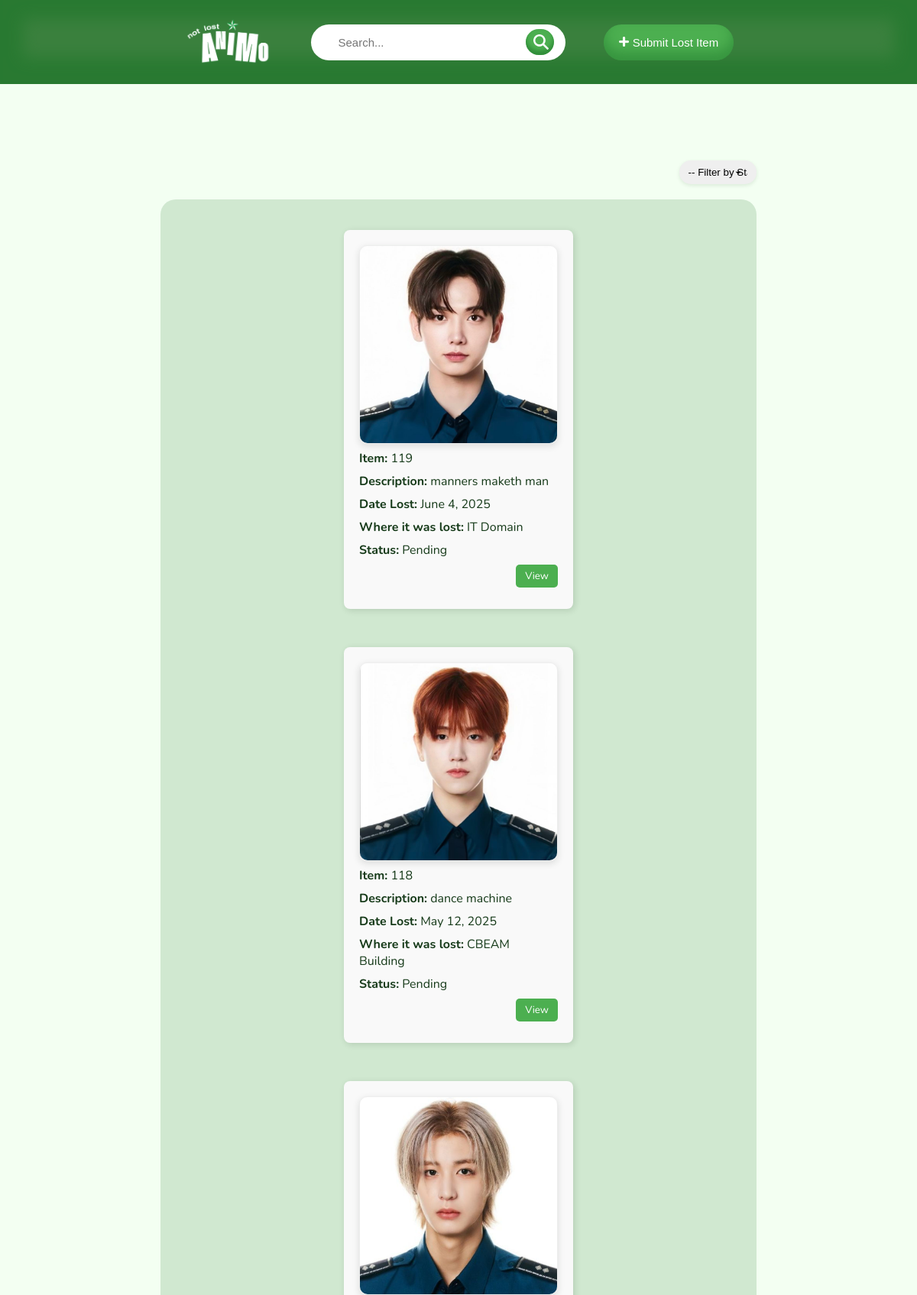
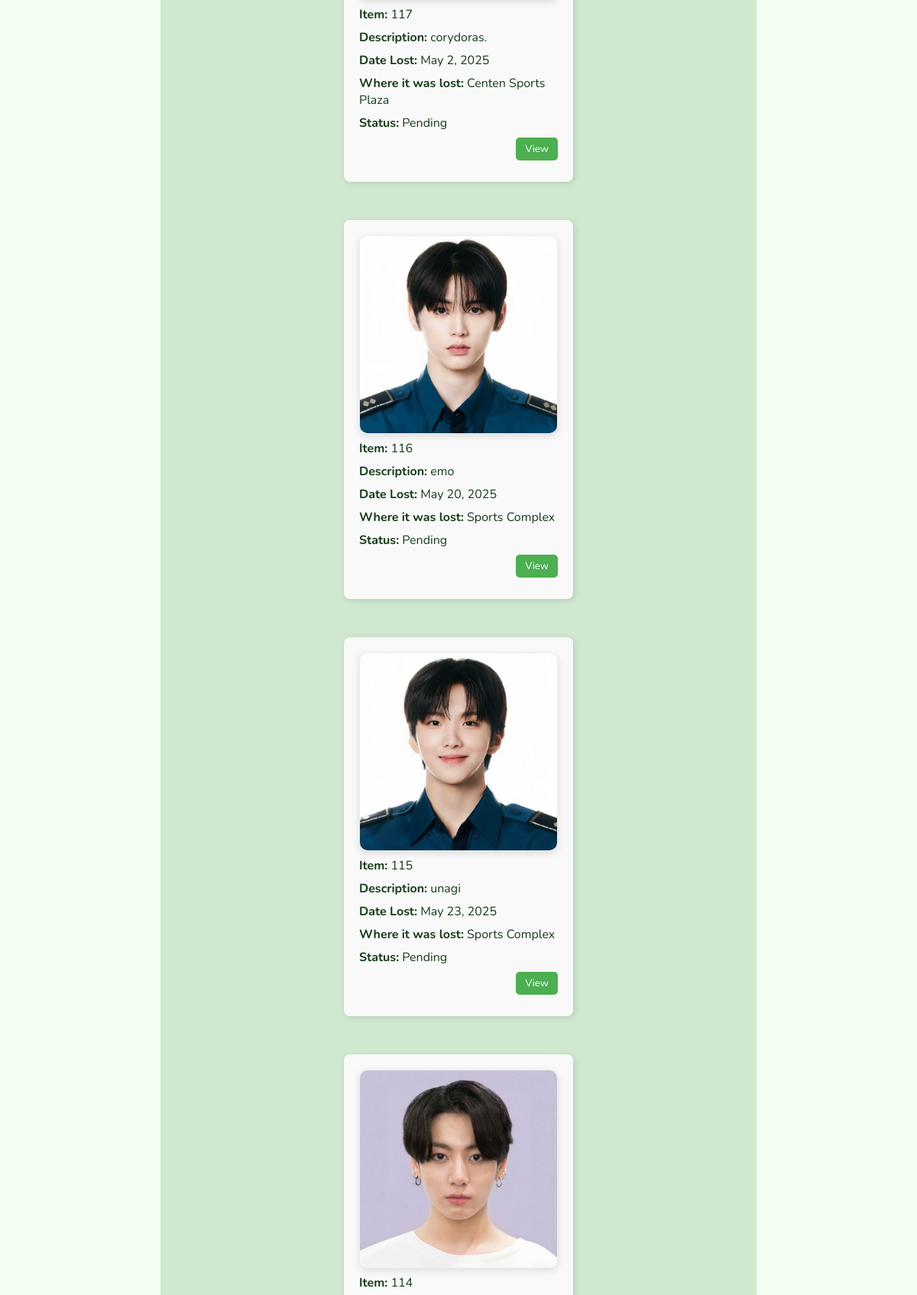
Page /public/staff-item-main.php (upper part) on the committed database (2 pictures, top to bottom).
### tables this page shows
CREATE TABLE `item_submission` (
  `item_index` int(11) NOT NULL,
  `user_submit_index` int(11) NOT NULL COMMENT 'The person who submitted the lost item',
  `image_path` varchar(255) DEFAULT NULL COMMENT 'Path to uploaded image',
  `item_name` varchar(100) NOT NULL COMMENT 'Name or title of the item',
  `description` text DEFAULT NULL COMMENT 'Description of the item',
  `lost_location` varchar(100) NOT NULL COMMENT 'Where the item was lost (e.g., library, building)',
  `lost_date` date NOT NULL COMMENT 'When the item was lost',
  `user_retrieve_index` int(11) NOT NULL,
  `retrieval_date` date DEFAULT NULL,
  `status` varchar(20) NOT NULL COMMENT 'Status of the item, e.g., Lost or Found',
  `approved` tinyint(1) DEFAULT 0
);

### public/staff-item-main.php (the view, shortened to what this page needs)
<?php require("../include/conn.php"); ?>
<!DOCTYPE html>
<html lang="en">
<head>
    <link rel="stylesheet" href="css/base.css?v=<?= time() ?>">
    <link rel="stylesheet" href="css/header.css?v=<?= time() ?>">
    <link rel="stylesheet" href="css/item-main.css?v=<?= time() ?>">
</head>
<body>
    <header>
        <img src="media/logo.png" alt="notlostanimo-logo" class="logo-img">
        <form action="" method="get" name="formadd" enctype="multipart/form-data" novalidate>
            <div class="search-wrapper">
                <input type="search" id="txtsearch" name="q" placeholder="Search..."
                value="<?= isset($_GET['q']) ? htmlspecialchars($_GET['q']) : '' ?>">
                    <button type="submit"><img src="media/search.png"></button>
            </div>
        </form>
        <button type="button" class="add-button" onclick="window.location.href='add-item.php'"><img src="media/add.png"> Submit Lost Item</button>
    </header>
<div class="content">
    <form action="" method="get" name="filterForm" enctype="multipart/form-data" class="filter" novalidate>
            <select name="status_filter" onchange="this.form.submit()">
                <option value="">-- Filter by Status --</option>
            </select>
    </form>
<div class="records-container">
        <?php
            $itemsPerPage = 25;
            $currentPage = isset($_GET['page']) ? (int)$_GET['page'] : 1;
            $offset = ($currentPage - 1) * $itemsPerPage;
            $sql = "SELECT * FROM item_submission WHERE 1=1";
            $params = [];
            $types = "";
            $sql .= " ORDER BY item_index DESC LIMIT ?, ?";
            $params[] = $offset;
            $params[] = $itemsPerPage;
            $types .= "ii";
            $stmt = $conn->prepare($sql);
            if (!empty($params)) {
                $stmt->bind_param($types, ...$params);
            }
            $stmt->execute();
            $result = $stmt->get_result();
            if ($result->num_rows > 0):
                while ($row = $result->fetch_assoc()):
                    $vitemindex = htmlspecialchars($row['item_index']);
                        $fullDescription = htmlspecialchars($row['description']);
                        $vdescription = mb_strimwidth($fullDescription, 0, 100, '...');
                        $rawDate = $row['lost_date'];
                        $vlostdate = date("F j, Y", strtotime($rawDate));
                    $vimagepath = htmlspecialchars($row['image_path']);
                    $vlostlocation = htmlspecialchars($row['lost_location']);
                    $vstatus = htmlspecialchars($row['status']);
        ?>
        <div class="record-panel">
            <div class="img-container">
            <?php
                $imageFullPath = 'media/' . $vimagepath;
                if (!empty($vimagepath) && file_exists($imageFullPath)) {
                    echo "<img src='{$imageFullPath}' alt='Item Image' class='item-image'>";
                } else {
                    echo "<p><em>No image available</em></p>";
                }
            ?>
            </div>
            <div><strong>Item:</strong> <?= $vitemindex ?></div>
            <div><strong>Description:</strong> <?= $vdescription ?></div>
            <div><strong>Date Lost:</strong> <?= $vlostdate ?></div>
            <div><strong>Where it was lost:</strong> <?= $vlostlocation ?></div>
            <div><strong>Status:</strong> <?= $vstatus ?></div>
            <div class="record-buttons">
                <button class="btn" onclick="window.location.href='item-view.php?vid=<?= $vitemindex ?>'">View</button>
            </div>
        </div>
        <?php endwhile; else: ?>
        <p>No items found.</p>
    <?php endif; ?>
    </div>
</div>
</body>
</html>

### public/css/base.css (style rules this page uses)
* { margin: 0; padding: 0; box-sizing: border-box; }
body { font-family: 'Nunito', sans-serif; background-color: #f3fff2; }

### public/css/header.css (style rules this page uses)
header { background-color: #3b813e; box-shadow: inset 0px -5px 20px 30px rgba(27, 115, 40, 0.552); color: white; display: flex; justify-content: center; align-items: center; padding: 25px 45px; position: relative; gap: 50px; }
.add-button { font-size: 15px; padding: 15px 20px 15px 20px; border: none; background-color: #4CAF50; box-shadow: inset 0px -10px 15px 1px rgba(27, 115, 40, 0.444); color: white; cursor: pointer; border-radius: 25px; transition: ease 0.3s; }
header img { width: 13px; height: 13px; }
.logo-img { height: 60px; width: auto; }
form { width: 30%; }
.search-wrapper { gap: 20px; position: relative; width: 100%; }
.search-wrapper input[type="search"] { display: flex; justify-content: space-between; width: 100%; padding: 15px 35px 15px 35px; border-radius: 25px; font-size: 15px; border: none; }
.search-wrapper button { padding: 7px 7px 7px 10px; display: flex; background-color: #4CAF50; box-shadow: inset 0px -5px 5px 1px rgba(27, 115, 40, 0.552); position: absolute; right: 15px; top: 50%; transition: ease 0.3s; transform: translateY(-50%); border: none; border-radius: 20px; cursor: pointer; font-size: 18px; }
.search-wrapper img { width: 20px; height: 20px; }

### public/css/item-main.css (style rules this page uses)
.add-button { font-size: 15px; padding: 15px 20px 15px 20px; border: none; background-color: #4CAF50; box-shadow: inset 0px -10px 15px 1px rgba(27, 115, 40, 0.444); color: white; cursor: pointer; border-radius: 25px; transition: ease 0.3s; }
header img { width: 13px; height: 13px; }
.logo-img { height: 60px; width: auto; }
form { width: 30%; }
.search-wrapper { gap:20px; position: relative; width: 100%; }
.search-wrapper input[type="search"] { display: flex; justify-content: space-between; width: 100%; padding: 15px 35px 15px 35px; border-radius: 25px; font-size: 15px; border: none; }
.search-wrapper button { padding: 7px 7px 7px 10px; display: flex; background-color: #4CAF50; box-shadow: inset 0px -5px 5px 1px rgba(27, 115, 40, 0.552); position: absolute; right: 15px; top: 50%; transition: ease 0.3s; transform: translateY(-50%); border: none; border-radius: 20px; cursor: pointer; font-size: 18px; }
.search-wrapper img { width: 20px; height: 20px; }
.content { display: flex; flex-direction: column; align-items: center; margin: 100px auto; }
.filter { margin-bottom: 20px; width: 65%; display: flex; justify-content: flex-end; }
.filter select { width: 13%; appearance: none; background-repeat: no-repeat; background-position: right 16px center; background-size: 16px 16px; padding: 8px 12px; border: none; border-radius: 15px; box-shadow: rgba(21, 61, 23, 0.1) 0px 2px 5px; }
.records-container { justify-content: center; padding: 40px 150px 40px 150px; position: relative; width: 65%; display: flex; flex-wrap: wrap; gap: 50px; background-color: #5b9a5f3b; border-radius: 20px; }
.record-panel { color: #163a19; border-radius: 8px; padding: 20px; width: 300px; display: flex; flex-direction: column; background-color: #f9f9f9; box-shadow: 2px 2px 8px rgba(11, 40, 14, 0.138); }
.record-panel div { margin-bottom: 8px; }
.img-container { display: flex; align-items: center; justify-content: center; width: 100%; height: auto; border-radius: 10px; box-shadow: 0 3px 10px rgba(30, 36, 31, 0.133); border: #cccccc42 1px solid; }
.img-container img { width: 100%; height: 100%; border-radius: 10px; }
.record-buttons { width: 100%; display: flex; justify-content: flex-end; margin-top: auto; margin-bottom: 10px; }
.btn { font-family: 'Nunito', sans-serif; padding: 6px 12px; border: none; background-color: #4CAF50; color: white; cursor: pointer; border-radius: 5px; transition: ease 0.3s; }

### rows in the picture
item_submission: image_path (picture), item_index "119", description "manners maketh man", lost_date "June 4, 2025", lost_location "IT Domain", status "Pending"
item_submission: image_path (picture), item_index "118", description "dance machine", lost_date "May 12, 2025", lost_location "CBEAM Building", status "Pending"
item_submission: image_path (picture), item_index "117", description "corydoras.", lost_date "May 2, 2025", lost_location "Centen Sports Plaza", status "Pending"
item_submission: image_path (picture), item_index "116", description "emo", lost_date "May 20, 2025", lost_location "Sports Complex", status "Pending"
item_submission: image_path (picture), item_index "115", description "unagi", lost_date "May 23, 2025", lost_location "Sports Complex", status "Pending"
item_submission: image_path (picture), item_index "114"
